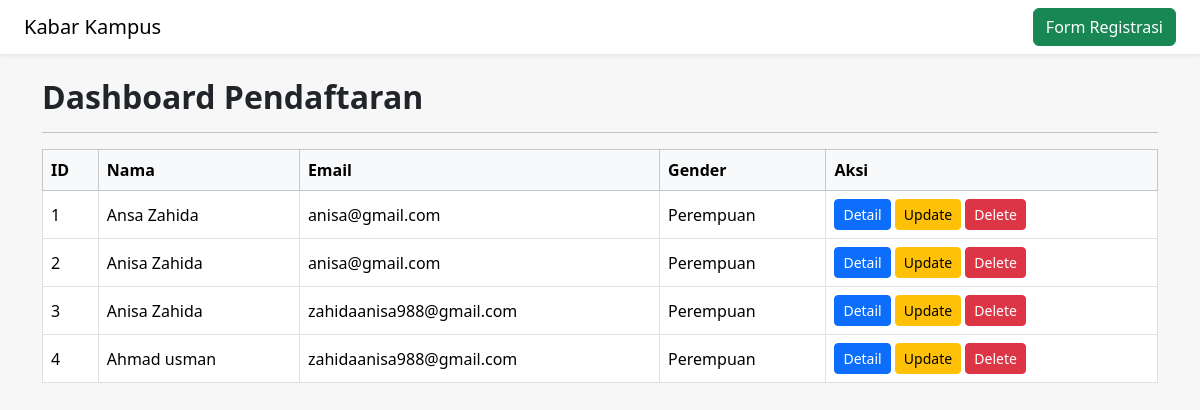
The page / on the database its author committed.
### tables this page shows
CREATE TABLE `pendaftar` (
  `id` int(11) NOT NULL,
  `nama` varchar(100) NOT NULL,
  `email` varchar(100) NOT NULL,
  `no_hp` varchar(100) NOT NULL,
  `password` varchar(255) NOT NULL,
  `jurusan` varchar(100) NOT NULL,
  `minat_topik` varchar(255) NOT NULL,
  `gender` varchar(100) NOT NULL,
  `alasan` text NOT NULL,
  `created_at` datetime DEFAULT current_timestamp()
);

### index.php (the view, shortened to what this page needs)
<?php
require 'koneksi.php';
$data = mysqli_query($koneksi, "select id, nama, email, gender FROM pendaftar ORDER BY id ASC");
?>
<!DOCTYPE html>
<html lang="id">
<head>
  <link rel="stylesheet" href="https://cdn.jsdelivr.net/npm/bootstrap@5.3.2/dist/css/bootstrap.min.css">
</head>
<body style="background:#f7f7f7;">
<nav class="navbar navbar-light bg-white shadow-sm px-4">
    <span class="navbar-brand mb-0 h4">Kabar Kampus</span>
    <a href="form.php" class="btn btn-success">Form Registrasi</a>
</nav>
<div class="container mt-4">
    <h2 class="fw-bold">Dashboard Pendaftaran</h2>
    <hr>
    <table class="table table-bordered align-middle mt-3">
        <thead class="table-light">
            <tr>
                <th>ID</th>
                <th>Nama</th>
                <th>Email</th>
                <th>Gender</th>
                <th>Aksi</th>
            </tr>
        </thead>
        <tbody>
        <?php if(mysqli_num_rows($data) > 0){ ?>
            <?php while($row = mysqli_fetch_assoc($data)) { ?>
                <tr>
                    <td><?= htmlspecialchars($row['id']) ?></td>
                    <td><?= htmlspecialchars($row['nama']) ?></td>
                    <td><?= htmlspecialchars($row['email']) ?></td>
                    <td><?= htmlspecialchars($row['gender']) ?></td>
                    <td>
                        <a href="detail.php?id=<?= intval($row['id']) ?>" class="btn btn-sm btn-primary">Detail</a>
                        <a href="edit.php?id=<?= intval($row['id']) ?>" class="btn btn-sm btn-warning">Update</a>
                        <a href="hapus.php?id=<?= intval($row['id']) ?>" class="btn btn-sm btn-danger" onclick="return confirm('Yakin menghapus?')">Delete</a>
                    </td>
                </tr>
            <?php } ?>
        <?php } else { ?>
            <tr>
                <td colspan="5" class="text-center">Tidak ada data</td>
            </tr>
        <?php } ?>
        </tbody>
    </table>
</div>
</body>
</html>

### rows shown on the page
pendaftar: id "1", nama "Ansa Zahida", email "anisa@gmail.com", gender "Perempuan"
pendaftar: id "2", nama "Anisa Zahida", email "anisa@gmail.com", gender "Perempuan"
pendaftar: id "3", nama "Anisa Zahida", email "zahidaanisa988@gmail.com", gender "Perempuan"
pendaftar: id "4", nama "Ahmad usman", email "zahidaanisa988@gmail.com", gender "Perempuan"
